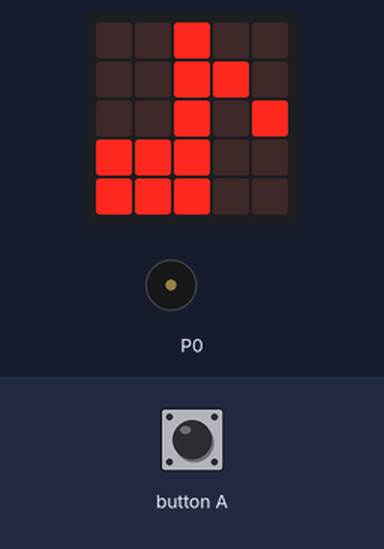
Bench run of a program on a simulated BBC micro:bit (MakeCode). Parts: the board's 5×5 LED display, buzzer (waves = sounding). The inputs (shaded band) are chosen by the test bench.

Above: at 1.8 s.
1.9 s: button A pressed for 0.15 s
At 5.0 s:
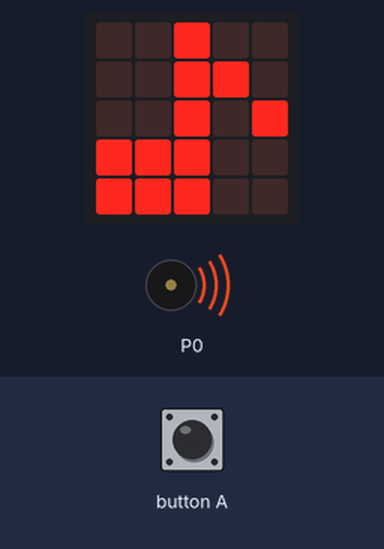
Timing chart, 0 to 8.2 s (numbered marks = the images above; inputs shaded):
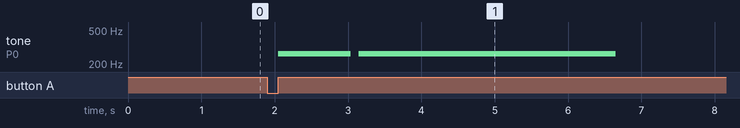

Measured:
- after the input at 1.9 s, tone on P0: silent → 262 Hz after 0.15 s, → silent 0.99 s later, → 262 Hz 0.11 s later, → silent 3.5 s later

The program:

main.ts
```typescript
input.onButtonPressed(Button.A, function () {
    music.play(music.tonePlayable(262, music.beat(BeatFraction.Whole)), music.PlaybackMode.UntilDone)
    music.play(music.tonePlayable(262, music.beat(BeatFraction.Half)), music.PlaybackMode.UntilDone)
    music.play(music.tonePlayable(262, music.beat(BeatFraction.Quarter)), music.PlaybackMode.UntilDone)
    music.play(music.tonePlayable(262, music.beat(BeatFraction.Eighth)), music.PlaybackMode.UntilDone)
    music.play(music.tonePlayable(262, music.beat(BeatFraction.Sixteenth)), music.PlaybackMode.UntilDone)
    basic.pause(100)
    music.play(music.tonePlayable(262, music.beat(BeatFraction.Whole)), music.PlaybackMode.UntilDone)
    music.play(music.tonePlayable(262, music.beat(BeatFraction.Double)), music.PlaybackMode.UntilDone)
    music.play(music.tonePlayable(262, music.beat(BeatFraction.Breve)), music.PlaybackMode.UntilDone)
})
basic.showIcon(IconNames.EighthNote)
```

test.ts
```typescript
// testes vão aqui; isto não será compilado quando este pacote for usado como uma extensão.
```
